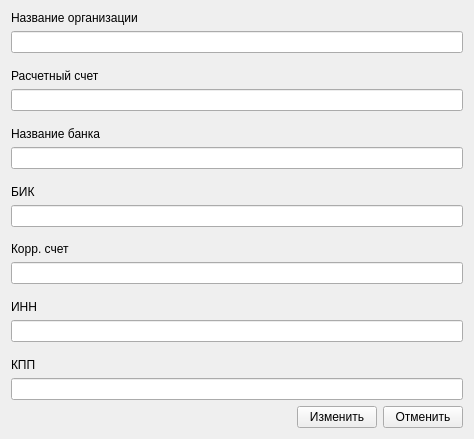
<?xml version="1.0" encoding="UTF-8"?>
<ui version="4.0">
    <class>Form</class>
    <widget class="QWidget" name="Form">
        <property name="geometry">
            <rect>
                <x>0</x>
                <y>0</y>
                <width>474</width>
                <height>439</height>
            </rect>
        </property>
        <property name="windowTitle">
            <string>Данные организации</string>
        </property>
        <layout class="QVBoxLayout" name="verticalLayout">
            <item>
                <layout class="QVBoxLayout" name="verticalLayout_3">
                    <item>
                        <layout class="QVBoxLayout" name="verticalLayout_Name">
                            <item>
                                <widget class="QLabel" name="Namel_abel">
                                    <property name="text">
                                        <string>Название организации</string>
                                    </property>
                                </widget>
                            </item>
                            <item>
                                <widget class="QLineEdit" name="Name_lineEdit">
                                    <property name="minimumSize">
                                        <size>
                                            <width>0</width>
                                            <height>22</height>
                                        </size>
                                    </property>
                                </widget>
                            </item>
                        </layout>
                    </item>
                    <item>
                        <spacer name="verticalSpacer_6">
                            <property name="orientation">
                                <enum>Qt::Vertical</enum>
                            </property>
                            <property name="sizeHint" stdset="0">
                                <size>
                                    <width>20</width>
                                    <height>40</height>
                                </size>
                            </property>
                        </spacer>
                    </item>
                    <item>
                        <layout class="QVBoxLayout" name="PersonalAcc_verticalLayout">
                            <item>
                                <widget class="QLabel" name="PersonalAcc_label">
                                    <property name="text">
                                        <string>Расчетный счет</string>
                                    </property>
                                </widget>
                            </item>
                            <item>
                                <widget class="QLineEdit" name="PersonalAcc_lineEdit">
                                    <property name="minimumSize">
                                        <size>
                                            <width>0</width>
                                            <height>22</height>
                                        </size>
                                    </property>
                                </widget>
                            </item>
                        </layout>
                    </item>
                    <item>
                        <spacer name="verticalSpacer_5">
                            <property name="orientation">
                                <enum>Qt::Vertical</enum>
                            </property>
                            <property name="sizeHint" stdset="0">
                                <size>
                                    <width>20</width>
                                    <height>40</height>
                                </size>
                            </property>
                        </spacer>
                    </item>
                    <item>
                        <layout class="QVBoxLayout" name="BankName_verticalLayout">
                            <item>
                                <widget class="QLabel" name="BankName_label">
                                    <property name="text">
                                        <string>Название банка</string>
                                    </property>
                                </widget>
                            </item>
                            <item>
                                <widget class="QLineEdit" name="BankName_lineEdit">
                                    <property name="minimumSize">
                                        <size>
                                            <width>0</width>
                                            <height>22</height>
                                        </size>
                                    </property>
                                </widget>
                            </item>
                        </layout>
                    </item>
                    <item>
                        <spacer name="verticalSpacer_4">
                            <property name="orientation">
                                <enum>Qt::Vertical</enum>
                            </property>
                            <property name="sizeHint" stdset="0">
                                <size>
                                    <width>20</width>
                                    <height>40</height>
                                </size>
                            </property>
                        </spacer>
                    </item>
                    <item>
                        <layout class="QVBoxLayout" name="verticalLayout_BIC">
                            <item>
                                <widget class="QLabel" name="BIC_label">
                                    <property name="text">
                                        <string>БИК</string>
                                    </property>
                                </widget>
                            </item>
                            <item>
                                <widget class="QLineEdit" name="BIC_lineEdit">
                                    <property name="minimumSize">
                                        <size>
                                            <width>0</width>
                                            <height>22</height>
                                        </size>
                                    </property>
                                </widget>
                            </item>
                        </layout>
                    </item>
                    <item>
                        <spacer name="verticalSpacer_3">
                            <property name="orientation">
                                <enum>Qt::Vertical</enum>
                            </property>
                            <property name="sizeHint" stdset="0">
                                <size>
                                    <width>20</width>
                                    <height>40</height>
                                </size>
                            </property>
                        </spacer>
                    </item>
                    <item>
                        <layout class="QVBoxLayout" name="verticalLayout_CorrespAcc">
                            <item>
                                <widget class="QLabel" name="CorrespAcc_label">
                                    <property name="text">
                                        <string>Корр. счет</string>
                                    </property>
                                </widget>
                            </item>
                            <item>
                                <widget class="QLineEdit" name="CorrespAcc_lineEdit">
                                    <property name="minimumSize">
                                        <size>
                                            <width>0</width>
                                            <height>22</height>
                                        </size>
                                    </property>
                                </widget>
                            </item>
                        </layout>
                    </item>
                    <item>
                        <spacer name="verticalSpacer_2">
                            <property name="orientation">
                                <enum>Qt::Vertical</enum>
                            </property>
                            <property name="sizeHint" stdset="0">
                                <size>
                                    <width>20</width>
                                    <height>40</height>
                                </size>
                            </property>
                        </spacer>
                    </item>
                    <item>
                        <layout class="QVBoxLayout" name="verticalLayout_PayeeINN">
                            <item>
                                <widget class="QLabel" name="PayeeINN_label">
                                    <property name="text">
                                        <string>ИНН</string>
                                    </property>
                                </widget>
                            </item>
                            <item>
                                <widget class="QLineEdit" name="PayeeINN_lineEdit">
                                    <property name="minimumSize">
                                        <size>
                                            <width>0</width>
                                            <height>22</height>
                                        </size>
                                    </property>
                                </widget>
                            </item>
                        </layout>
                    </item>
                    <item>
                        <spacer name="verticalSpacer">
                            <property name="orientation">
                                <enum>Qt::Vertical</enum>
                            </property>
                            <property name="sizeHint" stdset="0">
                                <size>
                                    <width>20</width>
                                    <height>40</height>
                                </size>
                            </property>
                        </spacer>
                    </item>
                    <item>
                        <layout class="QVBoxLayout" name="verticalLayout_KPP">
                            <item>
                                <widget class="QLabel" name="KPP_label">
                                    <property name="text">
                                        <string>КПП</string>
                                    </property>
                                </widget>
                            </item>
                            <item>
                                <widget class="QLineEdit" name="KPP_lineEdit">
                                    <property name="minimumSize">
                                        <size>
                                            <width>0</width>
                                            <height>22</height>
                                        </size>
                                    </property>
                                </widget>
                            </item>
                        </layout>
                    </item>
                </layout>
            </item>
            <item>
                <layout class="QHBoxLayout" name="horizontalLayout_3">
                    <item>
                        <layout class="QHBoxLayout" name="horizontalLayout">
                            <item>
                                <spacer name="horizontalSpacer">
                                    <property name="orientation">
                                        <enum>Qt::Horizontal</enum>
                                    </property>
                                    <property name="sizeHint" stdset="0">
                                        <size>
                                            <width>40</width>
                                            <height>20</height>
                                        </size>
                                    </property>
                                </spacer>
                            </item>
                            <item>
                                <widget class="QPushButton" name="add_pushButton">
                                    <property name="minimumSize">
                                        <size>
                                            <width>0</width>
                                            <height>22</height>
                                        </size>
                                    </property>
                                    <property name="text">
                                        <string>Изменить</string>
                                    </property>
                                </widget>
                            </item>
                            <item>
                                <widget class="QPushButton" name="cancel_pushButton">
                                    <property name="minimumSize">
                                        <size>
                                            <width>0</width>
                                            <height>22</height>
                                        </size>
                                    </property>
                                    <property name="text">
                                        <string>Отменить</string>
                                    </property>
                                </widget>
                            </item>
                        </layout>
                    </item>
                </layout>
            </item>
        </layout>
    </widget>
    <resources/>
    <connections/>
</ui>
